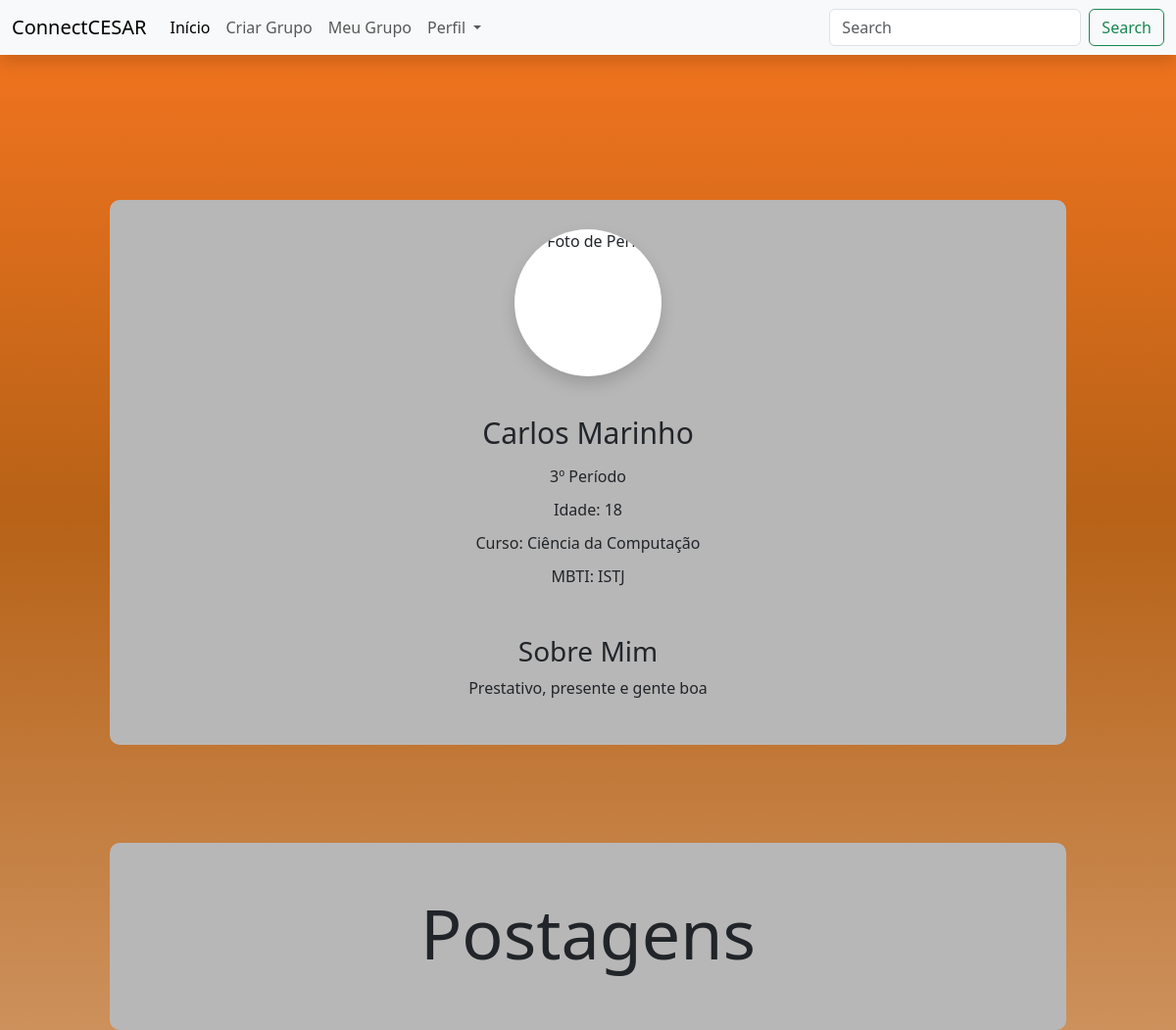
Before: /acessarperfil/ (signed in) with the older database file.
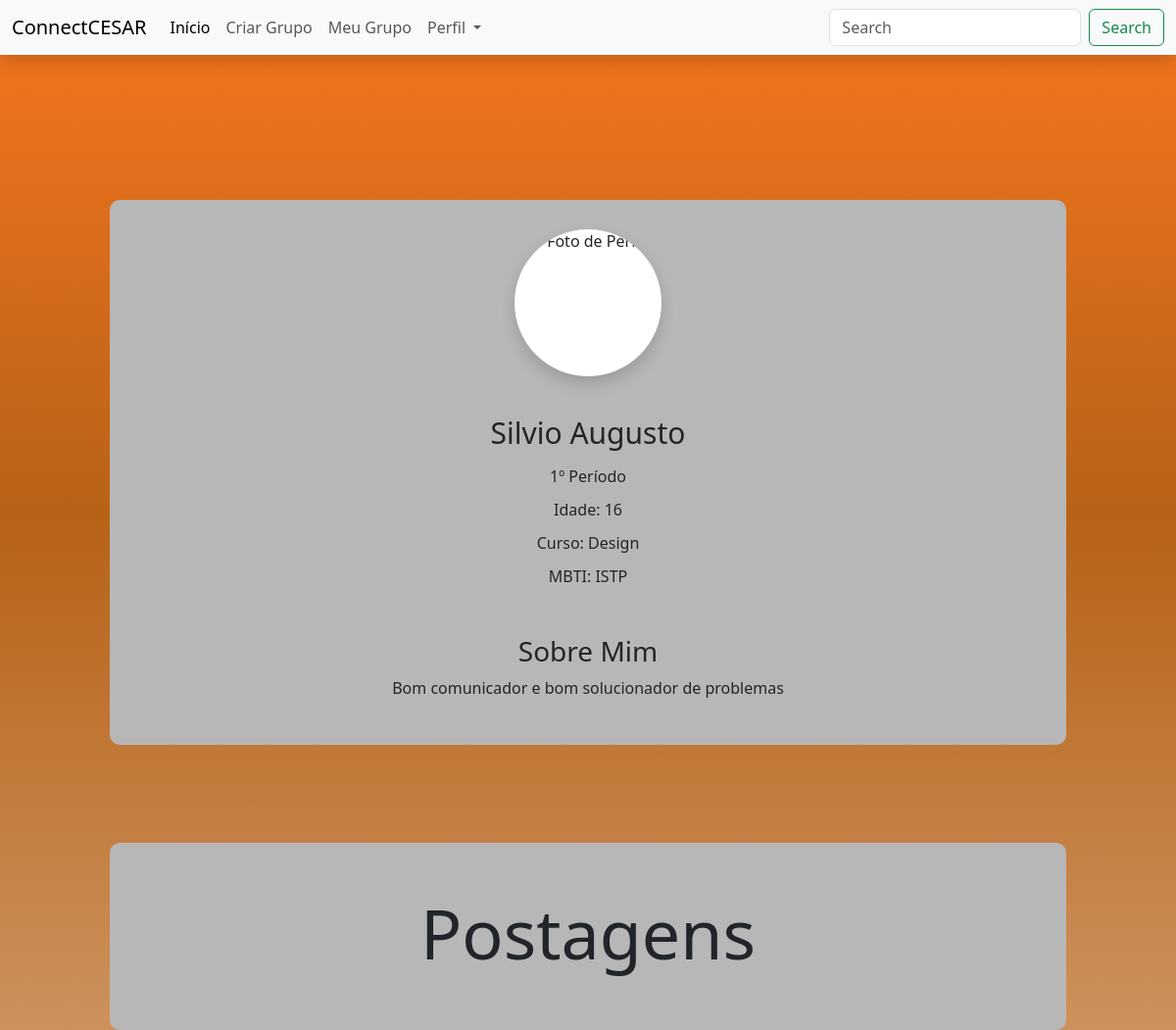
After: the same page with the newer database file.
### ccapp/models.py (models this page shows)
class Pessoa(models.Model):
    id_usuario = models.AutoField(primary_key=True)
    nome = models.TextField(max_length=255)
    email = models.TextField(max_length=255)
    senha = models.TextField(max_length=255)
    idade = models.IntegerField(null=True, blank=True)
    mbti = models.TextField(max_length=255, null=True, blank=True)
    periodo = models.TextField(max_length=255, null=True, blank=True)
    curso = models.TextField(max_length=255, null=True, blank=True)
    foto = models.ImageField(upload_to='perfil/', null=True, blank=True)
    descricao = models.TextField(null=True, blank=True)
    criado = models.DateTimeField(auto_now_add=True)
    atualizado = models.DateTimeField(auto_now=True)
    grupo_criado = models.ForeignKey(Grupo, null=True, blank=True, on_delete=models.SET_NULL)

### ccapp/views.py (the view)
# urls.py: path('acessarperfil/', views.acessarperfil, name="acessarperfil"),
def acessarperfil(request):
    if 'pessoa_id' in request.session:
        pessoa_id = request.session['pessoa_id']
        pessoa = Pessoa.objects.get(id_usuario=pessoa_id)
        context = {
            'nome': pessoa.nome,
            'periodo': pessoa.periodo,
            'descricao': pessoa.descricao,
            'mbti': pessoa.mbti,
            'curso': pessoa.curso,
            'foto': pessoa.foto,
            'idade': pessoa.idade
        }
        return render(request, 'acessarperfil.html', context)

### templates/acessarperfil.html (shortened to what this page needs)
{% include "navbar.html" %}
{% include "main.html" %}
<div class="container">
    <div class="profile-links">
            <img class="card-img-top rounded-circle shadow bg-white" style="width: 150px" src="..." alt="Foto de Perfil">
            <li><a style="font-size: 30px;">{{ nome }}</a></li>
            <li><a>{{ periodo }} Período</a></li>
            <li><a>Idade: {{ idade }}</a></li>
            <li><a>Curso: {{ curso }}</a></li>
            <li><a>MBTI: {{ mbti }}</a></li>
            <h3 class="mt-5">Sobre Mim</h3>
            <p class="text-justify">
             {{ descricao }}
        </p>
        </div>
        </div>
        <div class="container">
            <div class="profile-links">
                <li><a style="font-size: 70px;">Postagens</a></li>
            </div>
        </div>

Changed rows visible on the page:
changed Pessoa: nome "Carlos Marinho" → "Silvio Augusto"; periodo "3º" → "1º"; curso "Ciência da Computação" → "Design"; mbti "ISTJ" → "ISTP"; descricao "Prestativo, presente e gente boa" → "Bom comunicador e bom solucionador de problemas"
Other visible differences:
{{ idade }}: "18" → "16"
